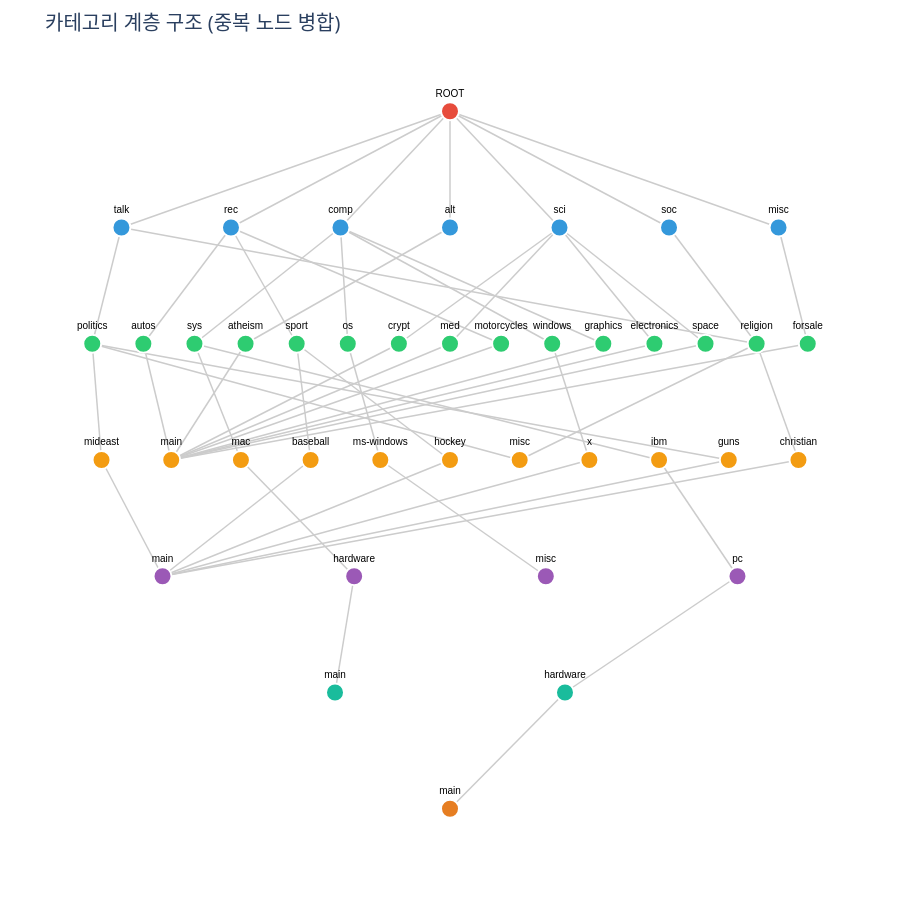

The notebook cell saved with this chart:
### Code cell
import plotly.graph_objects as go

# 데이터
data = category_detail_dict

# 트리 구조 생성 - 레벨별로 노드 이름만 기준으로 병합
nodes_by_level_and_name = {}  # (level, name) -> node_key
nodes = {}
edges = set()  # 중복 제거를 위해 set 사용
node_id = 0

# 루트 노드
root_key = ('ROOT', 0)
nodes[root_key] = {'id': node_id, 'label': 'ROOT', 'level': 0}
nodes_by_level_and_name[(0, 'ROOT')] = root_key
node_id += 1

# 모든 경로 처리
for category, path_dict in data.items():
    super_cat = path_dict['super_category']
    
    # super_category 노드 추가 (레벨 1)
    level_name_key = (1, super_cat)
    if level_name_key not in nodes_by_level_and_name:
        node_key = (super_cat, 1)
        nodes[node_key] = {'id': node_id, 'label': super_cat, 'level': 1}
        nodes_by_level_and_name[level_name_key] = node_key
        edges.add((root_key, node_key))
        node_id += 1
    
    parent_key = nodes_by_level_and_name[level_name_key]
    
    # 하위 경로 구성
    max_level = max([k for k in path_dict.keys() if isinstance(k, int)])
    
    for i in range(1, max_level + 1):
        if i in path_dict:
            current_name = path_dict[i]
            current_level = i + 1
            level_name_key = (current_level, current_name)
            
            # 같은 레벨에 같은 이름의 노드가 없으면 새로 생성
            if level_name_key not in nodes_by_level_and_name:
                node_key = (current_name, current_level)
                nodes[node_key] = {'id': node_id, 'label': current_name, 'level': current_level}
                nodes_by_level_and_name[level_name_key] = node_key
                node_id += 1
            
            current_key = nodes_by_level_and_name[level_name_key]
            edges.add((parent_key, current_key))
            parent_key = current_key

# 레벨별로 노드 그룹화
levels = {}
for node_key, node in nodes.items():
    level = node['level']
    if level not in levels:
        levels[level] = []
    levels[level].append(node_key)

# 좌표 계산
for level, node_keys in levels.items():
    num_nodes = len(node_keys)
    y = -level * 2
    
    for i, key in enumerate(node_keys):
        if num_nodes == 1:
            x = 0
        else:
            spacing = min(15, 50 / num_nodes)
            x = (i - (num_nodes - 1) / 2) * spacing
        
        nodes[key]['x'] = x
        nodes[key]['y'] = y

# 엣지 데이터 생성
edge_x = []
edge_y = []
for parent, child in edges:
    edge_x.extend([nodes[parent]['x'], nodes[child]['x'], None])
    edge_y.extend([nodes[parent]['y'], nodes[child]['y'], None])

# 엣지 trace
edge_trace = go.Scatter(
    x=edge_x,
    y=edge_y,
    mode='lines',
    line=dict(width=1.5, color='#cccccc'),
    hoverinfo='none'
)

# 노드 데이터
node_x = [n['x'] for n in nodes.values()]
node_y = [n['y'] for n in nodes.values()]
node_text = [n['label'] for n in nodes.values()]

# 레벨별 색상
node_colors = ['#e74c3c', '#3498db', '#2ecc71', '#f39c12', '#9b59b6', '#1abc9c', '#e67e22']
node_color = [node_colors[n['level'] % len(node_colors)] for n in nodes.values()]

# 각 노드의 연결 수 계산 (부모 수)
parent_counts = {}
for parent, child in edges:
    if child not in parent_counts:
        parent_counts[child] = 0
    parent_counts[child] += 1

hover_text = []
for node_key, n in nodes.items():
    parent_count = parent_counts.get(node_key, 0)
    if parent_count > 1:
        hover_text.append(f"{n['label']}<br>레벨: {n['level']}<br>부모 노드: {parent_count}개")
    else:
        hover_text.append(f"{n['label']}<br>레벨: {n['level']}")

# 노드 trace
node_trace = go.Scatter(
    x=node_x,
    y=node_y,
    mode='markers+text',
    text=node_text,
    textposition='top center',
    textfont=dict(size=10, color='black', family='Arial'),
    marker=dict(
        size=18,
        color=node_color,
        line=dict(width=2, color='white')
    ),
    hoverinfo='text',
    hovertext=hover_text
)

# 레이아웃
layout = go.Layout(
    title=dict(text='카테고리 계층 구조 (중복 노드 병합)', font=dict(size=20)),
    showlegend=False,
    hovermode='closest',
    xaxis=dict(showgrid=False, zeroline=False, showticklabels=False),
    yaxis=dict(showgrid=False, zeroline=False, showticklabels=False),
    plot_bgcolor='#ffffff',
    paper_bgcolor='#ffffff',
    margin=dict(l=40, r=40, t=60, b=40),
    height=900,
)

# 그래프 생성
fig = go.Figure(data=[edge_trace, node_trace], layout=layout)
fig.show()

### Figure 1 — Plotly figure (JSON) as saved in the notebook; plotly's stock layout.template omitted (floating-point values rounded to 4 significant figures; data arrays with more than 128 entries replaced by an {"elided": "..."} marker saying what was removed)
{"data": [{"hoverinfo": "none", "line": {"color": "#cccccc", "width": 1.5}, "mode": "lines", "type": "scatter", "x": {"elided": "165 float values"}, "y": {"elided": "165 int values"}}, {"hoverinfo": "text", "hovertext": ["ROOT<br>레벨: 0", "talk<br>레벨: 1", "politics<br>레벨: 2", "mideast<br>레벨: 3", "main<br>레벨: 4<br>부모 노드: 6개", "rec<br>레벨: 1", "autos<br>레벨: 2", "main<br>레벨: 3<br>부모 노드: 9개", "comp<br>레벨: 1", "sys<br>레벨: 2", "mac<br>레벨: 3", "hardware<br>레벨: 4", "main<br>레벨: 5", "alt<br>레벨: 1", "atheism<br>레벨: 2", "sport<br>레벨: 2", "baseball<br>레벨: 3", "os<br>레벨: 2", "ms-windows<br>레벨: 3", "misc<br>레벨: 4", "hockey<br>레벨: 3", "sci<br>레벨: 1", "crypt<br>레벨: 2", "med<br>레벨: 2", "misc<br>레벨: 3<br>부모 노드: 2개", "motorcycles<br>레벨: 2", "windows<br>레벨: 2", "x<br>레벨: 3", "graphics<br>레벨: 2", "ibm<br>레벨: 3", "pc<br>레벨: 4", "hardware<br>레벨: 5", "main<br>레벨: 6", "electronics<br>레벨: 2", "guns<br>레벨: 3", "space<br>레벨: 2", "soc<br>레벨: 1", "religion<br>레벨: 2<br>부모 노드: 2개", "christian<br>레벨: 3", "misc<br>레벨: 1", "forsale<br>레벨: 2"], "marker": {"color": ["#e74c3c", "#3498db", "#2ecc71", "#f39c12", "#9b59b6", "#3498db", "#2ecc71", "#f39c12", "#3498db", "#2ecc71", "#f39c12", "#9b59b6", "#1abc9c", "#3498db", "#2ecc71", "#2ecc71", "#f39c12", "#2ecc71", "#f39c12", "#9b59b6", "#f39c12", "#3498db", "#2ecc71", "#2ecc71", "#f39c12", "#2ecc71", "#2ecc71", "#f39c12", "#2ecc71", "#f39c12", "#9b59b6", "#1abc9c", "#e67e22", "#2ecc71", "#f39c12", "#2ecc71", "#3498db", "#2ecc71", "#f39c12", "#3498db", "#2ecc71"], "line": {"color": "white", "width": 2}, "size": 18}, "mode": "markers+text", "text": ["ROOT", "talk", "politics", "mideast", "main", "rec", "autos", "main", "comp", "sys", "mac", "hardware", "main", "alt", "atheism", "sport", "baseball", "os", "ms-windows", "misc", "hockey", "sci", "crypt", "med", "misc", "motorcycles", "windows", "x", "graphics", "ibm", "pc", "hardware", "main", "electronics", "guns", "space", "soc", "religion", "christian", "misc", "forsale"], "textfont": {"color": "black", "family": "Arial", "size": 10}, "textposition": "top center", "type": "scatter", "x": [0, -21.43, -23.33, -22.73, -18.75, -14.29, -20, -18.18, -7.143, -16.67, -13.64, -6.25, -7.5, 0, -13.33, -10, -9.091, -6.667, -4.545, 6.25, 0, 7.143, -3.333, 0, 4.545, 3.333, 6.667, 9.091, 10, 13.64, 18.75, 7.5, 0, 13.33, 18.18, 16.67, 14.29, 20, 22.73, 21.43, 23.33], "y": [0, -2, -4, -6, -8, -2, -4, -6, -2, -4, -6, -8, -10, -2, -4, -4, -6, -4, -6, -8, -6, -2, -4, -4, -6, -4, -4, -6, -4, -6, -8, -10, -12, -4, -6, -4, -2, -4, -6, -2, -4]}], "layout": {"height": 900, "hovermode": "closest", "margin": {"b": 40, "l": 40, "r": 40, "t": 60}, "paper_bgcolor": "#ffffff", "plot_bgcolor": "#ffffff", "showlegend": false, "title": {"font": {"size": 20}, "text": "카테고리 계층 구조 (중복 노드 병합)"}, "xaxis": {"showgrid": false, "showticklabels": false, "zeroline": false}, "yaxis": {"showgrid": false, "showticklabels": false, "zeroline": false}}}
